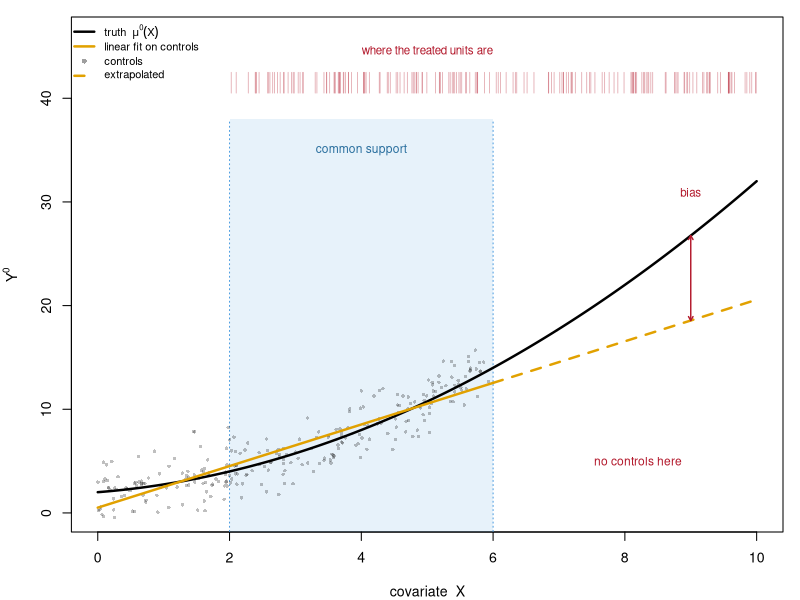

Write R code to recreate this figure.
## ---- chunk 1
#| echo: true
n <- 5000
sim <- function(persistent) {
  set.seed(975)                                 # same draws in both worlds
  Q <- rnorm(n); S <- rnorm(n); Z <- rnorm(n)   # Q, Z UNOBSERVED; S observed
  drv <- if (persistent) Q else Z               # what drives selection into D
  D   <- as.integer(0.9 * drv + 0.9 * S + rnorm(n) > 0)
  Ypre  <- Q + S + rnorm(n)                     # BEFORE treatment exists
  Ypost <- Q + S + 1.5 * Z + 2 * D + rnorm(n)   # true effect = 2
  pl <- coef(summary(lm(Ypre  ~ D + S)))["D", ] # the PLACEBO regression
  po <- coef(summary(lm(Ypost ~ D + S)))["D", ] # the real regression
  round(c(placebo = pl[[1]], plac_t = pl[[3]], estimate = po[[1]]), 2)
}
rbind(persistent = sim(TRUE), transitory = sim(FALSE))
## ---- chunk 2
#| echo: false
#| fig-width: 9
#| fig-height: 3.3
set.seed(975)
par(mar = c(4, 4.2, 1.0, 1), cex = 0.85)
mu0 <- function(x) 2 + 0.5 * x + 0.25 * x^2
nc <- 260; nt <- 180
Xc <- runif(nc, 0, 6);  Yc <- mu0(Xc) + rnorm(nc, 0, 1.6)
Xt <- runif(nt, 2, 10)
fit <- lm(Yc ~ Xc); g <- seq(0, 10, 0.05)
pred <- coef(fit)[1] + coef(fit)[2] * g
plot(NULL, xlim = c(0, 10), ylim = c(0, 46), xlab = "covariate  X",
     ylab = expression(Y^0), main = "", yaxt = "n")
axis(2, at = seq(0, 40, 10))
rect(2, -5, 6, 38, col = "#4D9DE022", border = NA)
segments(c(2, 6), -5, c(2, 6), 38, col = "#4D9DE0", lty = 3)
points(Xc, Yc, pch = 16, col = "#00000040", cex = 0.55)
segments(Xt, 40.5, Xt, 42.5, col = "#B2182B60", lwd = 0.8)
text(5, 44.6, "where the treated units are", col = "#B2182B", cex = 0.82)
lines(g, mu0(g), lwd = 2.4, col = "black")
lines(g[g <= 6], pred[g <= 6], lwd = 2.4, col = "#E1A100")
lines(g[g >= 6], pred[g >= 6], lwd = 2.4, col = "#E1A100", lty = 2)
arrows(9, coef(fit)[1] + coef(fit)[2] * 9, 9, mu0(9),
       code = 3, length = 0.045, col = "#B2182B", lwd = 1.4)
text(9, 30.5, "bias", col = "#B2182B", cex = 0.82, adj = c(0.5, 0))
text(4, 35, "common support", col = "#2A6F9E", cex = 0.85)
text(8.2, 5, "no controls here", col = "#B2182B", cex = 0.85)
legend("topleft", c(expression(paste("truth  ", mu^0, (X))),
                    "linear fit on controls", "controls", "extrapolated"),
       col = c("black", "#E1A100", "#00000060", "#E1A100"),
       lty = c(1, 1, NA, 2), pch = c(NA, NA, 16, NA), lwd = c(2.4, 2.4, NA, 2.4),
       bty = "n", cex = 0.78)
## ---- chunk 3
#| echo: true
d  <- transform(as.data.frame(Titanic), D = Class == "1st")
tt <- xtabs(Freq ~ Sex + Age + D + Survived, d)
n  <- tt[, , , "Yes"] + tt[, , , "No"]      # cell sizes
r  <- tt[, , , "Yes"] / n                   # survival rates
del <- r[, , "TRUE"] - r[, , "FALSE"]       # within-stratum differences
round(c(ATE = weighted.mean(del, n[, , "TRUE"] + n[, , "FALSE"]),
        ATT = weighted.mean(del, n[, , "TRUE"]),
        ATU = weighted.mean(del, n[, , "FALSE"])), 3)
## ---- chunk 4
#| echo: true
set.seed(975)
n <- 1000
for (k in c(2, 4, 6, 8, 10)) {
  X    <- matrix(rbinom(n * k, 1, 0.5), n, k)
  D    <- rbinom(n, 1, 0.5)
  cell <- apply(X, 1, paste, collapse = "")
  tt   <- table(cell, D)
  cat(sprintf("k=%2d: %5d strata | %4d occupied | %4d usable (%3.0f%%)\n",
      k, 2^k, nrow(tt), sum(tt[,1] > 0 & tt[,2] > 0),
      100 * sum(tt[,1] > 0 & tt[,2] > 0) / nrow(tt)))
}
## ---- chunk 5
#| echo: true
mcspec <- function(nn, R = 300) {                 # DGP truth: ATT = 2
  set.seed(975); out <- matrix(NA, R, 4)
  for (r in 1:R) {
    X <- rnorm(nn); D <- rbinom(nn, 1, plogis(1.5 * X))
    Y <- 2 * D + 3 * X + 2 * X^2 + rnorm(nn)
    it <- which(D == 1); ic <- which(D == 0)
    j  <- ic[max.col(-abs(outer(X[it], X[ic], "-")), ties.method = "first")]
    m  <- unique(j)                                   # the MATCHED controls
    bc <- function(f) {
      fit <- lm(f, data.frame(X = X[m], Y = Y[m]))
      p   <- function(z) predict(fit, data.frame(X = z))
      mean(Y[it] - Y[j] - (p(X[it]) - p(X[j])))       # step 4
    }
    out[r, ] <- c(mean(Y[it] - Y[j]), bc(Y ~ X), bc(Y ~ X + I(X^2)),
                  bc(Y ~ X + I(X^2) + I(X^3) + I(X^4)))
  }
  setNames(colMeans(out), c("raw", "underfit", "correct", "overfit"))
}
round(rbind(n_500 = mcspec(500), n_2000 = mcspec(2000)), 3)
